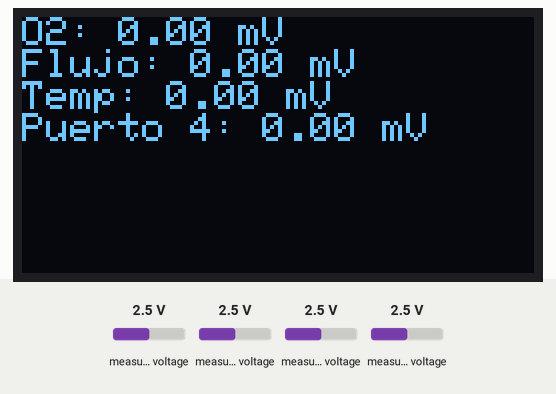
Recording of a sketch running on a simulated Arduino Uno, built with avr-gcc and run on an emulated ATmega328P. Shown: 128×64 one-colour display. The inputs (shaded band) are chosen by the test bench; at power-on: measured voltage 2.5 V. What the sketch prints to the serial monitor is not drawn.

Above: at 4.5 s.
4.6 s: measured voltage (sensor 200) set to 0 V
7.6 s: measured voltage (sensor 200) set to 0.1 V
Timing chart, 0 to 10.6 s (numbered marks = the images above; inputs shaded):
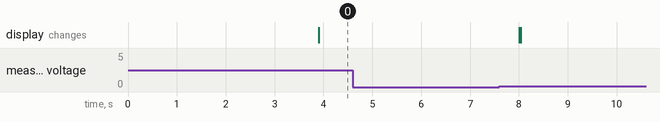

Measured:
- after the input at 4.6 s, every drawn part: stays the same

The sketch:

Vm2.ino
```cpp
#include <Wire.h>
#include <Adafruit_ADS1015.h>
#include <Adafruit_SSD1306.h>

Adafruit_ADS1115 ads;  /* Use this for the 16-bit version */

#define SCREEN_WIDTH 128 // OLED display width, in pixels
#define SCREEN_HEIGHT 64 // OLED display height, in pixels

// Declaration for an SSD1306 display connected to I2C (SDA, SCL pins)
#define OLED_RESET     4 // Reset pin # (or -1 if sharing Arduino reset pin)
Adafruit_SSD1306 display(SCREEN_WIDTH, SCREEN_HEIGHT, &Wire, OLED_RESET);

void setup(void)
{
  Serial.begin(9600);
  Serial.println("Hello!");

  if(!display.begin(SSD1306_SWITCHCAPVCC, 0x3C)) { // Address 0x3D for 128x64
    Serial.println(F("SSD1306 allocation failed"));
    for(;;); // Don't proceed, loop forever
  }

  // Clear the buffer
  display.clearDisplay();
  display.setTextSize(1);      // Normal 1:1 pixel scale
  display.setTextColor(SSD1306_WHITE); // Draw white text
  display.setCursor(0, 0);     // Start at top-left corner
  display.cp437(true);         // Use full 256 char 'Code Page 437' font
  display.display();

  Serial.println("Getting single-ended readings from AIN0..3");
  Serial.println("ADC Range: +/- 6.144V (1 bit = 3mV/ADS1015, 0.1875mV/ADS1115)");

  // The ADC input range (or gain) can be changed via the following
  // functions, but be careful never to exceed VDD +0.3V max, or to
  // exceed the upper and lower limits if you adjust the input range!
  // Setting these values incorrectly may destroy your ADC!
  //                                                                ADS1015  ADS1115
  //                                                                -------  -------
  // ads.setGain(GAIN_TWOTHIRDS);  // 2/3x gain +/- 6.144V  1 bit = 3mV      0.1875mV (default)
  ads.setGain(GAIN_ONE);        // 1x gain   +/- 4.096V  1 bit = 2mV      0.125mV
  // ads.setGain(GAIN_TWO);        // 2x gain   +/- 2.048V  1 bit = 1mV      0.0625mV
  // ads.setGain(GAIN_FOUR);       // 4x gain   +/- 1.024V  1 bit = 0.5mV    0.03125mV
  // ads.setGain(GAIN_EIGHT);      // 8x gain   +/- 0.512V  1 bit = 0.25mV   0.015625mV
  // ads.setGain(GAIN_SIXTEEN);    // 16x gain  +/- 0.256V  1 bit = 0.125mV  0.0078125mV

  ads.begin();
}

void loop(void)
{
  float adc0, adc1, adc2, adc3;
  int16_t ad0, ad1, ad2, ad3;

ad0 = 0; ad1 = 0; ad2 = 0; ad3 = 0;
adc0 = 0; adc1 = 0; adc2 = 0; adc3 = 0;

for(int i = 0; i < 100; i++)
{
  ad0 = ads.readADC_SingleEnded(0);
  ad1 = ads.readADC_SingleEnded(1);
  ad2 = ads.readADC_SingleEnded(2);
  ad3 = ads.readADC_SingleEnded(3);
  Serial.print("AIN0: "); Serial.println(ad0);
  Serial.print("AIN1: "); Serial.println(ad1);
  Serial.print("AIN2: "); Serial.println(ad2);
  Serial.print("AIN3: "); Serial.println(ad3);
  if(ad0 * 0.125 > adc0)
    adc0 = ad0 * 0.125;
  if(ad1 * 0.125 > adc1)
    adc1 = ad1 * 0.125;
  if(ad2 * 0.125 > adc2)
    adc2 = ad2 * 0.125;
  if(ad3 * 0.125 > adc3)
    adc3 = ad3 * 0.125;
}

display.clearDisplay();
display.setCursor(0, 0);     // Start at top-left corner
display.display();

if(adc0 > 1000){
  display.print("O2: "); display.print(adc0/1000); display.println(" V");}
else{
display.print("O2: "); display.print(adc0); display.println(" mV");}

if(adc1 > 1000){
  display.print("Flujo: "); display.print(adc1/1000); display.println(" V");}
else{
display.print("Flujo: "); display.print(adc1); display.println(" mV");}

if(adc2 > 1000){
  display.print("Temp: "); display.print(adc2/1000); display.println(" V");}
else{
display.print("Temp: "); display.print(adc2); display.println(" mV");}

if(adc3 > 1000){
  display.print("Puerto 4: "); display.print(adc3/1000); display.println(" V");}
else{
  display.print("Puerto 4: "); display.print(adc3); display.println(" mV");}

display.display();
}
```
